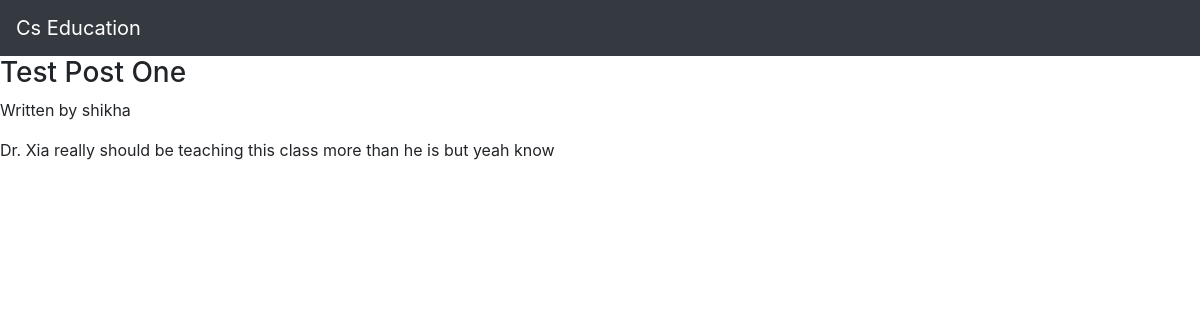
Before: / (signed in) with the older database file.
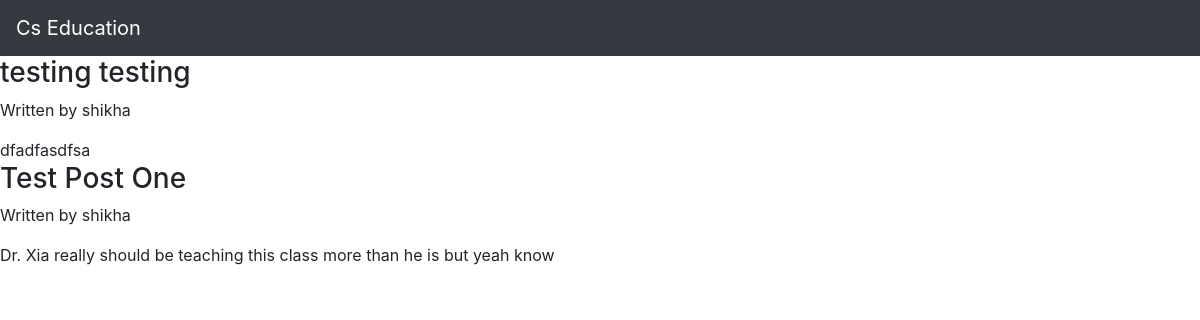
After: the same page with the newer database file.
### lms/models.py (models this page shows)
class Post(models.Model):
    title = models.CharField(max_length= 255)
    postBody = RichTextField()
    created_date = models.DateTimeField(auto_now_add=True)
    updated_date = models.DateTimeField(auto_now=True)
    author = models.ForeignKey(Profile, on_delete=models.CASCADE)

class Profile(AbstractUser):
    pass

### lms/views.py (the view)
# urls.py: path("", views.index, name="index"),
def index(request):
    if not request.user.is_authenticated:
        return redirect("login")
    posts = Post.objects.all().order_by("-created_date")
    context = {
        "posts": posts
    }
    return render(request, "pages/index.html", context)

### templates/pages/index.html
{% extends 'base.html' %}
{% block content %}
    {% if posts %}
    <section class="discussion-posts">
        {% for post in posts %}
        <section class="discussion-post">
            <section class="post-header">
                <h3>{{post.title}}</h3>
                <p>Written by {{post.author.username}}</p>
            </section>
            <section class="post-body">
                {{post.postBody |safe }}
            </section>
        </section>
        {% endfor %}
    </section>
    {% else %}
    <h1>There are no discussion posts at this time. Create one!</h1>
    {% endif %}
{% endblock content %}

Changed rows visible on the page:
added Post: title "testing testing", author.username "shikha", postBody "dfadfasdfsa"
